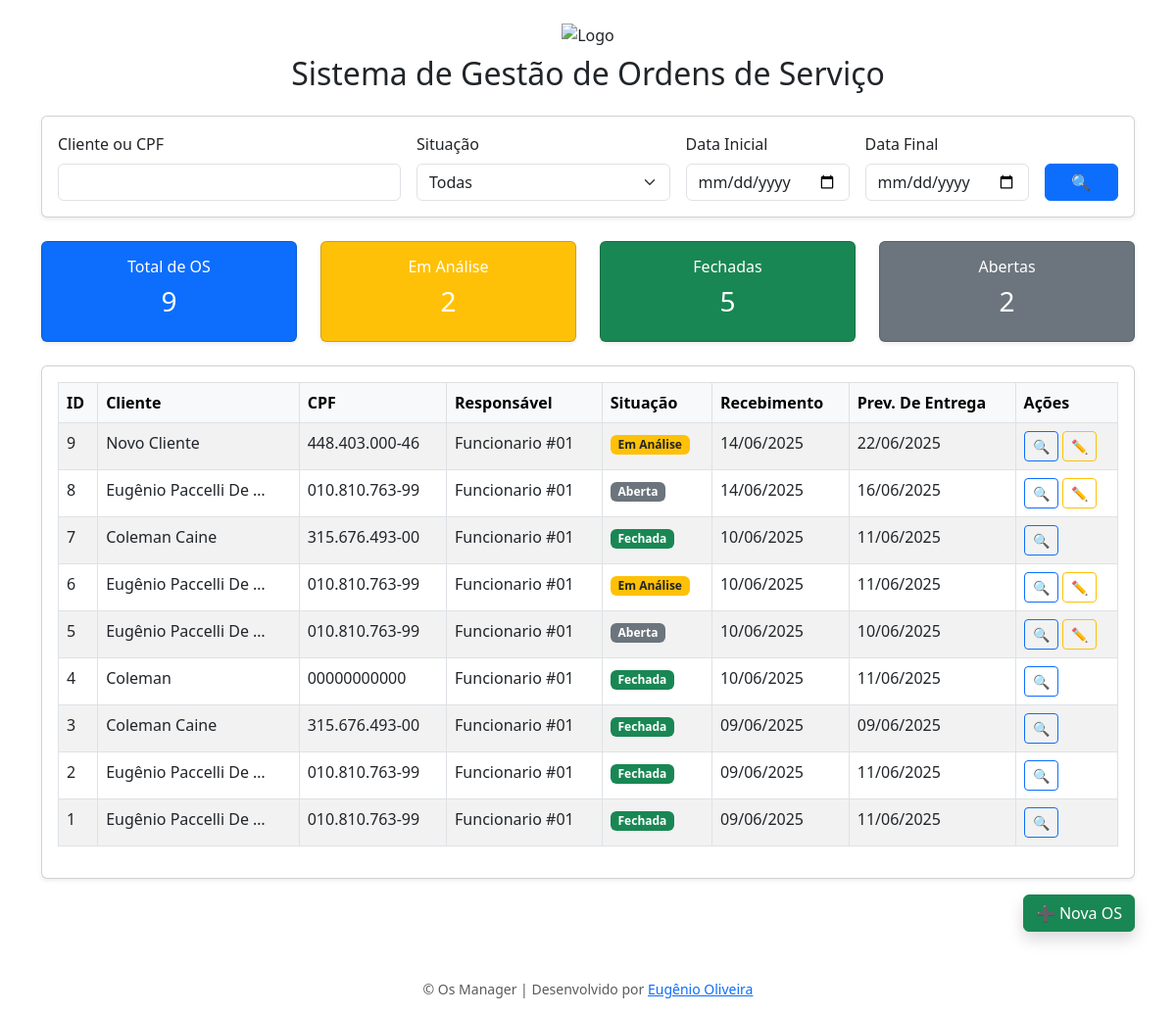
/, run on an earlier commit of the app's database.
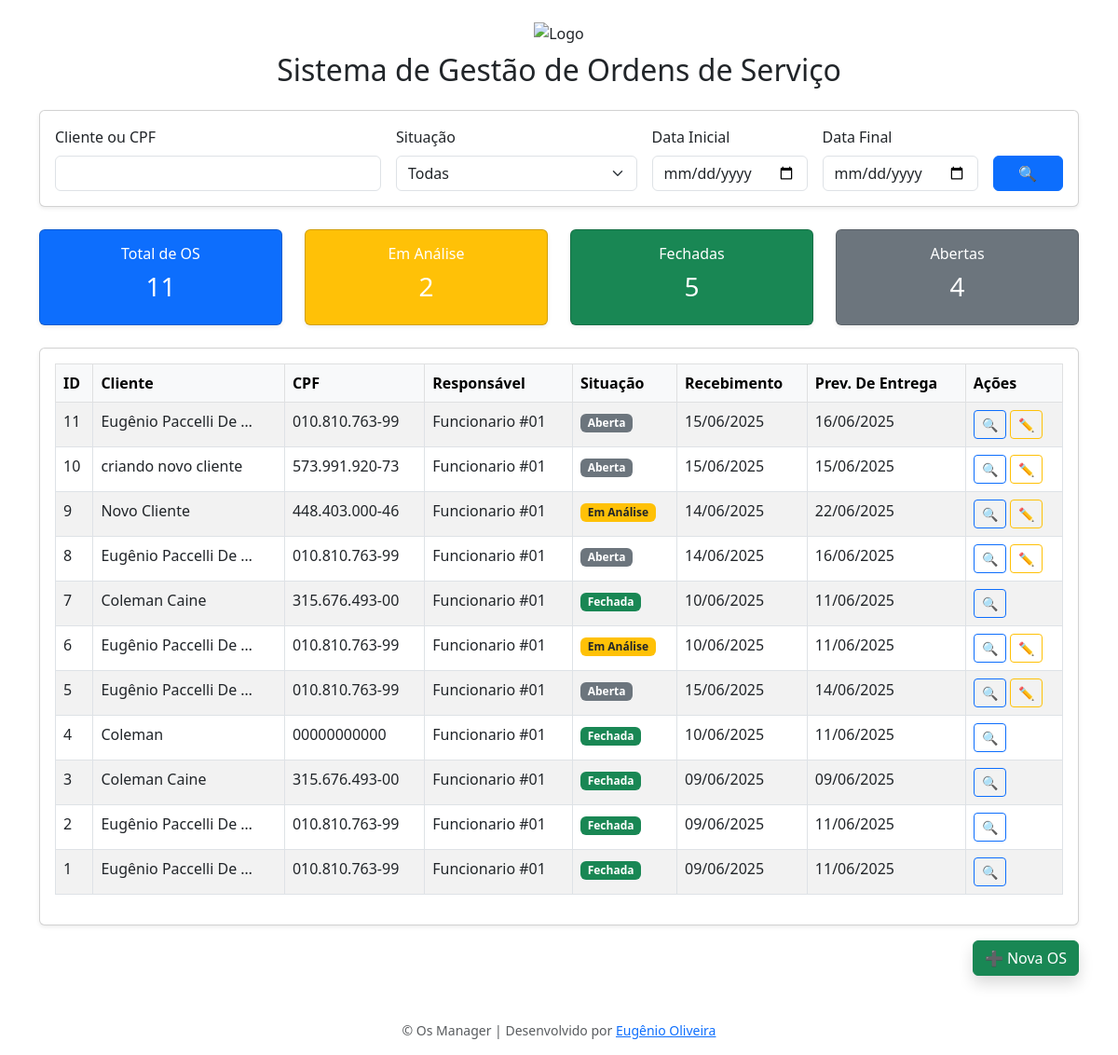
And on a later commit of the database.
### ordem_servico/models.py (models this page shows, shortened)
class OrdemServico(models.Model):
    cliente = models.ForeignKey(Cliente, on_delete=models.PROTECT)
    responsavel = models.ForeignKey(Funcionario, on_delete=models.PROTECT)
    situacao = models.CharField(
        max_length=10,
        choices=Situacao.choices,
        default=Situacao.ABERTA
    )
    data_os = models.DateField()
    previsao_entrega = models.DateField()
    canal_venda = models.CharField(
        max_length=10,
        choices=CanalVenda.choices,
        default=CanalVenda.PRESENCIAL
    )
    equipamento = models.CharField(max_length=100)
    marca = models.CharField(max_length=50, blank=True)
    modelo = models.CharField(max_length=50, blank=True)
    serie = models.CharField(max_length=50, blank=True)
    condicoes = models.TextField(blank=True)
    defeitos = models.TextField(blank=True)
    acessorios = models.TextField(blank=True)
    solucao = models.TextField(blank=True)
    laudo_tecnico = models.TextField(blank=True)
    termos_garantia = models.TextField(blank=True)
    data_criacao = models.DateField(auto_now_add=True)
    hora_criacao = models.TimeField(default=timezone.now, editable=False)

class Cliente(models.Model):
    nome = models.CharField(max_length=100)
    cpf = models.CharField(max_length=14, unique=True)
    telefone = models.CharField(max_length=100)

class Funcionario(models.Model):
    nome = models.CharField(max_length=100)
    def __str__(self):
        return self.nome

### ordem_servico/views.py (the view, shortened to what this page needs)
# urls.py: path('', views.lista_ordens, name='lista_ordens'),
def lista_ordens(request):
    ordens = OrdemServico.objects.all().order_by('-id')
    cliente = request.GET.get("cliente")
    situacao = request.GET.get("situacao")
    data_inicial = request.GET.get("data_inicial")
    data_final = request.GET.get("data_final")
    if cliente:
        ordens = ordens.filter(
            Q(cliente__nome__icontains=cliente) | Q(cliente__cpf__icontains=cliente)
        )
    if situacao:
        ordens = ordens.filter(situacao=situacao)
    if data_inicial:
        ordens = ordens.filter(data_os__gte=data_inicial)
    if data_final:
        ordens = ordens.filter(data_os__lte=data_final)
    total_ordens = ordens.count()
    em_analise = ordens.filter(situacao='analise').count()
    fechadas = ordens.filter(situacao='fechada').count()
    abertas = ordens.filter(situacao='aberta').count()
    context = {
        'ordens': ordens,
        'total_ordens': total_ordens,
        'em_analise': em_analise,
        'fechadas': fechadas,
        'abertas': abertas,
    }
    return render(request, 'ordem_servico/lista.html', context)

### ordem_servico/templates/ordem_servico/lista.html (shortened to what this page needs)
{% extends 'ordem_servico/base.html' %}
{% block content %}
<div class="card shadow-sm mb-4">
    <div class="card-body">
        <form method="get" class="row gy-2 gx-3 align-items-end">
            <div class="col-md-4">
                <label for="cliente" class="form-label">Cliente ou CPF</label>
                <input type="text" class="form-control" id="cliente" name="cliente" value="{{ request.GET.cliente }}">
            </div>
            <div class="col-md-3">
                <label for="situacao" class="form-label">Situação</label>
                <select name="situacao" id="situacao" class="form-select">
                    <option value="">Todas</option>
                </select>
            </div>
            <div class="col-md-2">
                <label for="data_inicial" class="form-label">Data Inicial</label>
                <input type="date" class="form-control" name="data_inicial" id="data_inicial" value="{{ request.GET.data_inicial }}">
            </div>
            <div class="col-md-2">
                <label for="data_final" class="form-label">Data Final</label>
                <input type="date" class="form-control" name="data_final" id="data_final" value="{{ request.GET.data_final }}">
            </div>
            <div class="col-md-1 text-end">
                <button type="submit" class="btn btn-primary w-100">🔍</button>
            </div>
        </form>
    </div>
</div>
<div class="row mb-4 text-center">
    <div class="col-md-3">
        <div class="card text-white bg-primary shadow-sm">
            <div class="card-body">
                <h6>Total de OS</h6>
                <h3>{{ total_ordens }}</h3>
            </div>
        </div>
    </div>
    <div class="col-md-3">
        <div class="card text-white bg-warning shadow-sm">
            <div class="card-body">
                <h6>Em Análise</h6>
                <h3>{{ em_analise }}</h3>
            </div>
        </div>
    </div>
    <div class="col-md-3">
        <div class="card text-white bg-success shadow-sm">
            <div class="card-body">
                <h6>Fechadas</h6>
                <h3>{{ fechadas }}</h3>
            </div>
        </div>
    </div>
    <div class="col-md-3">
        <div class="card text-white bg-secondary shadow-sm">
            <div class="card-body">
                <h6>Abertas</h6>
                <h3>{{ abertas }}</h3>
            </div>
        </div>
    </div>
</div>
<div class="card shadow-sm">
    <div class="card-body">
        <table id="osTable" class="table table-bordered table-striped nowrap" style="width:100%">
            <thead class="table-light">
                <tr>
                    <th>ID</th>
                    <th>Cliente</th>
                    <th>CPF</th>
                    <th>Responsável</th>
                    <th>Situação</th>
                    <th>Recebimento</th>
                    <th>Prev. De Entrega</th>
                    <th>Ações</th>
                </tr>
            </thead>
            <tbody>
                {% for os in ordens %}
                <tr>
                    <td>{{ os.id }}</td>
                    <td>{{ os.cliente.nome|cut:"  "|truncatewords:3 }}</td>
                    <td>{{ os.cliente.cpf }}</td>
                    <td>{{ os.responsavel }}</td>
                    <td>
                        <span class="badge
                            {% if os.situacao == 'analise' %}bg-warning text-dark
                            {% elif os.situacao == 'fechada' %}bg-success
                            {% else %}bg-secondary{% endif %}">
                            {{ os.get_situacao_display }}
                        </span>
                    </td>
                    <td>{{ os.data_os|date:"d/m/Y" }}</td>
                    <td>{{ os.previsao_entrega|date:"d/m/Y" }}</td>
                    <td>
                        <a href="{% url 'detalhar_ordem' os.id %}" class="btn btn-sm btn-outline-primary">🔍</a>
                        {% if os.situacao != "fechada" %}
                        <a href="{% url 'editar_ordem' os.id %}" class="btn btn-sm btn-outline-warning">✏️</a>
                        {% endif %}
                    </td>
                </tr>
                {% endfor %}
            </tbody>
        </table>
    </div>
</div>
<div class="text-end mt-3">
    <a href="{% url 'criar_ordem' %}" class="btn btn-success shadow">➕ Nova OS</a>
</div>
{% endblock %}
{% block extra_scripts %}
<link rel="stylesheet" href="https://cdn.datatables.net/1.13.5/css/dataTables.bootstrap5.min.css" />
{% endblock %}

### ordem_servico/templates/ordem_servico/base.html (shortened to what this page needs)
<!DOCTYPE html>
<html lang="pt-br">
<head>
    <link href="https://cdn.jsdelivr.net/npm/bootstrap@5.3.0/dist/css/bootstrap.min.css" rel="stylesheet">
<link rel="stylesheet" href="https://cdn.datatables.net/1.13.6/css/dataTables.bootstrap5.min.css">
</head>
<body>
<div class="container mt-4">
    {% include 'ordem_servico/includes/header.html' %}
    {% block content %}{% endblock %}
    {% include 'ordem_servico/includes/footer.html' %}
</div>
{% block extra_scripts %}{% endblock %}
</body>
</html>

### ordem_servico/templates/ordem_servico/includes/header.html
<div class="text-center mb-4">
    <img height="60" width="60" src="https://www.codesoftware.com.br/images/ordem-servico.png" alt="Logo" class="mb-2" />
    <h2>Sistema de Gestão de Ordens de Serviço</h2>
</div>

### ordem_servico/templates/ordem_servico/includes/footer.html
<footer class="text-center mt-5 mb-3 text-muted small">
    &copy; {{ year }} Os Manager | Desenvolvido por <a href="http://wa.me/5586999839422" target="_blank">Eugênio Oliveira</a>
</footer>

What changed in the data, as far as the page shows it:
added OrdemServico: id "11", cliente.nome "Eugênio Paccelli De …", cliente.cpf "010.810.763-99", responsavel "Funcionario #01", situacao "Aberta", data_os "15/06/2025", previsao_entrega "16/06/2025"
added OrdemServico: id "10", cliente.nome "criando novo cliente", cliente.cpf "573.991.920-73", responsavel "Funcionario #01", situacao "Aberta", data_os "15/06/2025", previsao_entrega "15/06/2025"
changed OrdemServico id 5: data_os "10/06/2025" → "15/06/2025"; previsao_entrega "10/06/2025" → "14/06/2025"
Also different on the page:
{{ total_ordens }}: "9" → "11"
{{ abertas }}: "2" → "4"
